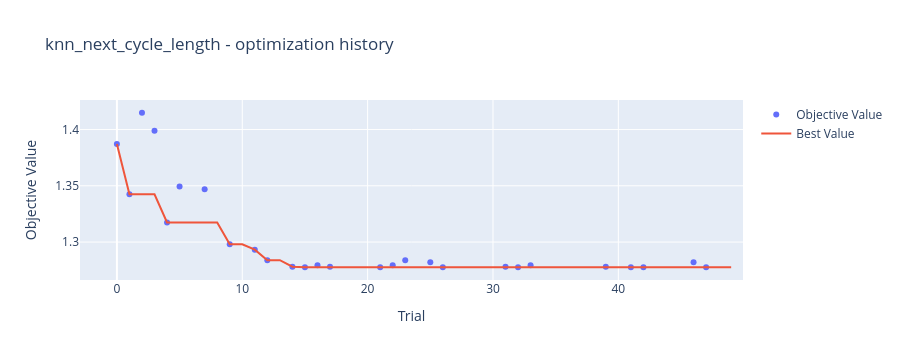
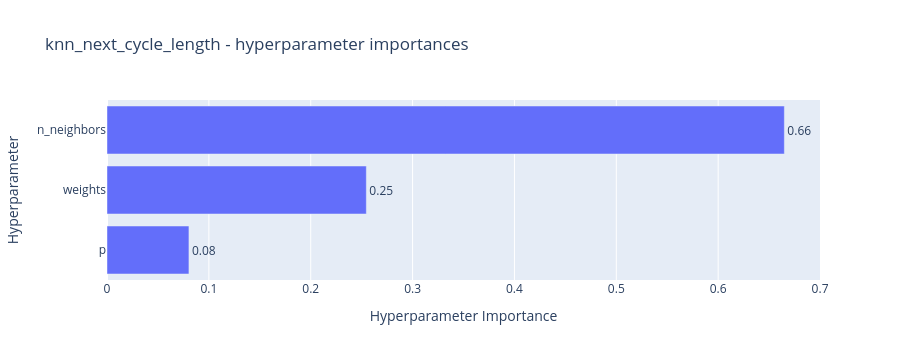
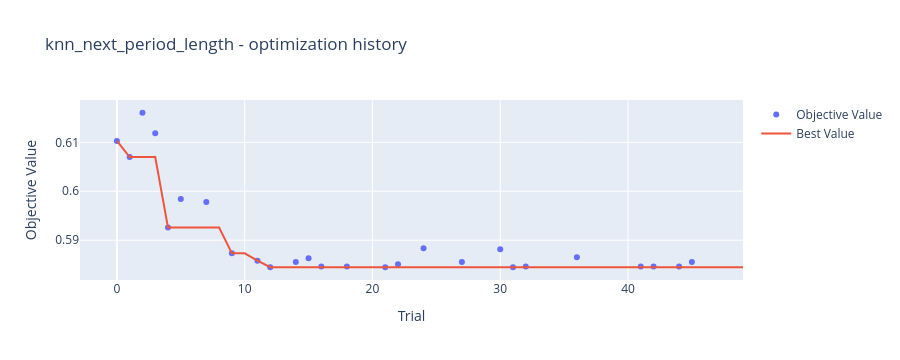
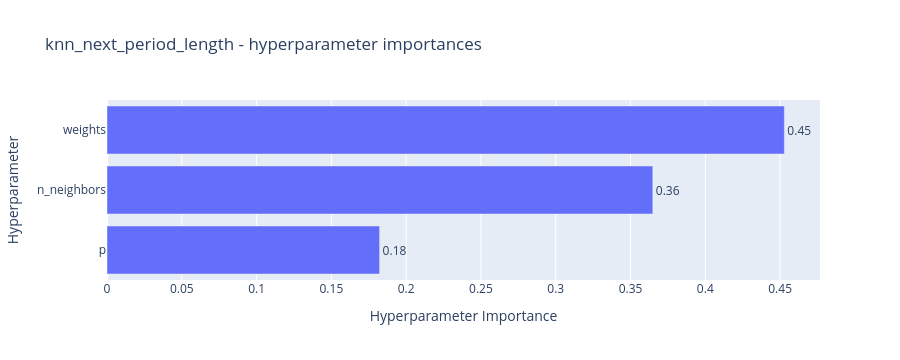

Source (notebook cell) for these figures, in order:
### Markdown cell above
## Added diagnostics — Optuna convergence & hyperparameter importances\nLoaded from the persisted study databases (no re-tuning). Optimization history shows whether the search converged; importances show which hyperparameters mattered.

### Code cell
PREFIX = "reg"
for db in sorted(glob.glob(str(OPTUNA_DIR / f"{PREFIX}_*.db"))):
    storage = f"sqlite:///{db}"
    for sname in optuna.get_all_study_names(storage):
        study = optuna.load_study(study_name=sname, storage=storage)
        print(f"{sname}: {len(study.trials)} trials | best {study.best_value:.4f}", flush=True)
        hist = plot_optimization_history(study)
        hist.update_layout(title=f"{sname} - optimization history", height=360)
        try:
            imp = plot_param_importances(study)
            imp.update_layout(title=f"{sname} - hyperparameter importances", height=360)
            imp.write_html(FIGURES_DIR / f"optuna_{sname}_importances.html")
        except Exception as e:
            imp = None
            print("  importance plot skipped:", e)
        hist.write_html(FIGURES_DIR / f"optuna_{sname}_history.html")
        display(hist)
        if imp is not None:
            display(imp)

### Figure 1 — Plotly figure (JSON) as saved in the notebook; plotly's stock layout.template omitted (floating-point values rounded to 4 significant figures)
{"data": [{"mode": "markers", "name": "Objective Value", "type": "scatter", "x": [0, 1, 2, 3, 4, 5, 7, 9, 11, 12, 14, 15, 16, 17, 21, 22, 23, 25, 26, 31, 32, 33, 39, 41, 42, 46, 47], "y": [1.387, 1.342, 1.415, 1.399, 1.317, 1.349, 1.347, 1.298, 1.293, 1.284, 1.278, 1.278, 1.279, 1.278, 1.278, 1.279, 1.284, 1.282, 1.278, 1.278, 1.278, 1.279, 1.278, 1.278, 1.278, 1.282, 1.278]}, {"mode": "lines", "name": "Best Value", "type": "scatter", "x": [0, 1, 2, 3, 4, 5, 6, 7, 8, 9, 10, 11, 12, 13, 14, 15, 16, 17, 18, 19, 20, 21, 22, 23, 24, 25, 26, 27, 28, 29, 30, 31, 32, 33, 34, 35, 36, 37, 38, 39, 40, 41, 42, 43, 44, 45, 46, 47, 48, 49], "y": [1.387, 1.342, 1.342, 1.342, 1.317, 1.317, 1.317, 1.317, 1.317, 1.298, 1.298, 1.293, 1.284, 1.284, 1.278, 1.278, 1.278, 1.278, 1.278, 1.278, 1.278, 1.278, 1.278, 1.278, 1.278, 1.278, 1.278, 1.278, 1.278, 1.278, 1.278, 1.278, 1.278, 1.278, 1.278, 1.278, 1.278, 1.278, 1.278, 1.278, 1.278, 1.278, 1.278, 1.278, 1.278, 1.278, 1.278, 1.278, 1.278, 1.278]}, {"marker": {"color": "#cccccc"}, "mode": "markers", "name": "Infeasible Trial", "showlegend": false, "type": "scatter", "x": [], "y": []}], "layout": {"height": 360, "title": {"text": "knn_next_cycle_length - optimization history"}, "xaxis": {"title": {"text": "Trial"}}, "yaxis": {"title": {"text": "Objective Value"}}}}

### Figure 2 — Plotly figure (JSON) as saved in the notebook; plotly's stock layout.template omitted (floating-point values rounded to 4 significant figures)
{"data": [{"cliponaxis": false, "hovertemplate": ["p (IntDistribution): 0.08043851988597142<extra></extra>", "weights (CategoricalDistribution): 0.2545894208559477<extra></extra>", "n_neighbors (IntDistribution): 0.6649720592580809<extra></extra>"], "name": "Objective Value", "orientation": "h", "text": ["0.08", "0.25", "0.66"], "textposition": "outside", "type": "bar", "x": [0.08044, 0.2546, 0.665], "y": ["p", "weights", "n_neighbors"]}], "layout": {"height": 360, "title": {"text": "knn_next_cycle_length - hyperparameter importances"}, "xaxis": {"title": {"text": "Hyperparameter Importance"}}, "yaxis": {"title": {"text": "Hyperparameter"}}}}

### Figure 3 — Plotly figure (JSON) as saved in the notebook; plotly's stock layout.template omitted (floating-point values rounded to 4 significant figures)
{"data": [{"mode": "markers", "name": "Objective Value", "type": "scatter", "x": [0, 1, 2, 3, 4, 5, 7, 9, 11, 12, 14, 15, 16, 18, 21, 22, 24, 27, 30, 31, 32, 36, 41, 42, 44, 45], "y": [0.6103, 0.607, 0.616, 0.6119, 0.5926, 0.5984, 0.5978, 0.5873, 0.5858, 0.5845, 0.5856, 0.5863, 0.5846, 0.5846, 0.5845, 0.5851, 0.5883, 0.5856, 0.5882, 0.5845, 0.5846, 0.5865, 0.5846, 0.5846, 0.5846, 0.5856]}, {"mode": "lines", "name": "Best Value", "type": "scatter", "x": [0, 1, 2, 3, 4, 5, 6, 7, 8, 9, 10, 11, 12, 13, 14, 15, 16, 17, 18, 19, 20, 21, 22, 23, 24, 25, 26, 27, 28, 29, 30, 31, 32, 33, 34, 35, 36, 37, 38, 39, 40, 41, 42, 43, 44, 45, 46, 47, 48, 49], "y": [0.6103, 0.607, 0.607, 0.607, 0.5926, 0.5926, 0.5926, 0.5926, 0.5926, 0.5873, 0.5873, 0.5858, 0.5845, 0.5845, 0.5845, 0.5845, 0.5845, 0.5845, 0.5845, 0.5845, 0.5845, 0.5845, 0.5845, 0.5845, 0.5845, 0.5845, 0.5845, 0.5845, 0.5845, 0.5845, 0.5845, 0.5845, 0.5845, 0.5845, 0.5845, 0.5845, 0.5845, 0.5845, 0.5845, 0.5845, 0.5845, 0.5845, 0.5845, 0.5845, 0.5845, 0.5845, 0.5845, 0.5845, 0.5845, 0.5845]}, {"marker": {"color": "#cccccc"}, "mode": "markers", "name": "Infeasible Trial", "showlegend": false, "type": "scatter", "x": [], "y": []}], "layout": {"height": 360, "title": {"text": "knn_next_period_length - optimization history"}, "xaxis": {"title": {"text": "Trial"}}, "yaxis": {"title": {"text": "Objective Value"}}}}

### Figure 4 — Plotly figure (JSON) as saved in the notebook; plotly's stock layout.template omitted (floating-point values rounded to 4 significant figures)
{"data": [{"cliponaxis": false, "hovertemplate": ["p (IntDistribution): 0.18224641360909746<extra></extra>", "n_neighbors (IntDistribution): 0.3649092666772814<extra></extra>", "weights (CategoricalDistribution): 0.4528443197136212<extra></extra>"], "name": "Objective Value", "orientation": "h", "text": ["0.18", "0.36", "0.45"], "textposition": "outside", "type": "bar", "x": [0.1822, 0.3649, 0.4528], "y": ["p", "n_neighbors", "weights"]}], "layout": {"height": 360, "title": {"text": "knn_next_period_length - hyperparameter importances"}, "xaxis": {"title": {"text": "Hyperparameter Importance"}}, "yaxis": {"title": {"text": "Hyperparameter"}}}}
